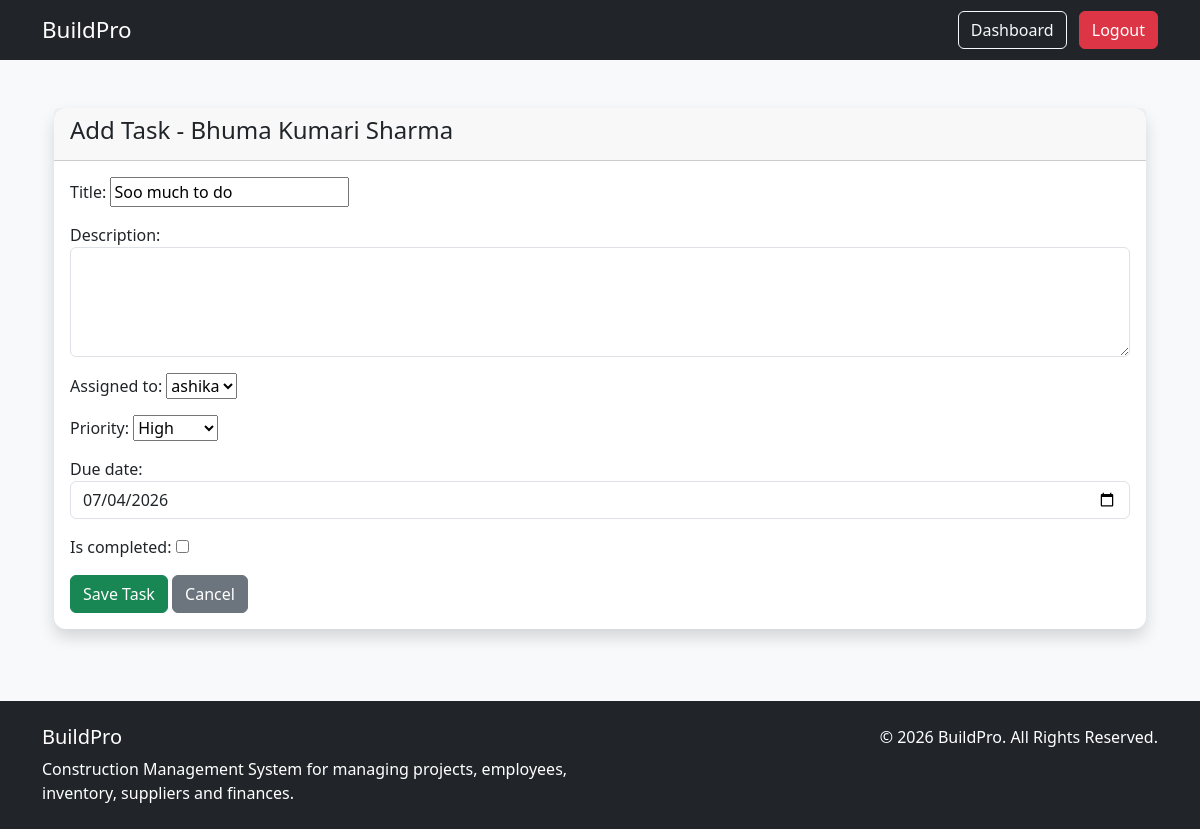
The app's page /projects/3/tasks/2/update/ (signed in) with its own data.
### projects/models.py (models this page shows, shortened)
class Project(models.Model):
    STATUS_CHOICES = [
        ('PLANNING', 'Planning'),
        ('IN_PROGRESS', 'In Progress'),
        ('ON_HOLD', 'On Hold'),
        ('COMPLETED', 'Completed'),
    ]
    name = models.CharField(max_length=200)
    description = models.TextField(blank=True)
    location = models.CharField(max_length=255)
    manager = models.ForeignKey(User, on_delete=models.SET_NULL, null=True, related_name='managed_projects')
    status = models.CharField(max_length=20, choices=STATUS_CHOICES, default='PLANNING')
    start_date = models.DateField()
    end_date = models.DateField(null=True, blank=True)
    created_at = models.DateTimeField(auto_now_add=True)
    created_by = models.ForeignKey(User, on_delete=models.SET_NULL, null=True, related_name='created_projects')
    project_code = models.CharField(max_length=20,unique=True,default="Pending Code")
    client = models.CharField(max_length=200, null=True, blank=True,default="Pending Client")
    budget = models.DecimalField(max_digits=12, decimal_places=2, default=0)
    updated_at = models.DateTimeField(auto_now=True)

class Task(models.Model):
    PRIORITY_CHOICES = [
        ("LOW", "Low"),
        ("MEDIUM", "Medium"),
        ("HIGH", "High"),
    ]
    project = models.ForeignKey(Project,on_delete=models.CASCADE,related_name="tasks")
    title = models.CharField(max_length=200,)
    description = models.TextField(blank=True)
    assigned_to = models.ForeignKey(User,on_delete=models.SET_NULL,null=True,blank=True)
    priority = models.CharField(max_length=10,choices=PRIORITY_CHOICES,default="MEDIUM")
    is_completed = models.BooleanField(default=False)
    due_date = models.DateField()
    created_at = models.DateTimeField(auto_now_add=True)
    updated_at = models.DateTimeField(auto_now=True)

### projects/views.py (the view)
# urls.py: path("projects/<int:project_id>/tasks/<int:pk>/update/",views.task_update,name="task_update",),
@login_required
def task_update(request, project_id, pk):
    project = get_object_or_404(Project, pk=project_id)
    task = get_object_or_404(Task,pk=pk,project=project,)
    if request.method == "POST":
        form = TaskForm(request.POST, instance=task)
        if form.is_valid():
            form.save()
            messages.success(request, "Task updated successfully!")
            return redirect("task_detail",project_id=project.id, pk=task.id,)
    else:
        form = TaskForm(instance=task)
    return render( request,"Task/task_form.html",{"form": form,"project": project,"task": task,},)

### projects/forms.py
class TaskForm(forms.ModelForm):
    class Meta:
        model = Task
        fields = [
            "title",
            "description",
            "assigned_to",
            "priority",
            "due_date",
            "is_completed",
        ]
        widgets = {
            "description": forms.Textarea(attrs={
                "class": "form-control",
                "rows": 4,
            }),
            "due_date": forms.DateInput(attrs={
                "type": "date",
                "class": "form-control",
            }),
        }

### projects/templates/Task/task_form.html (shortened to what this page needs)
{% extends "base.html" %}
{% block content %}
<div class="container mt-4">
    <div class="card shadow">
        <div class="card-header">
            <h4>Add Task - {{ project.name }}</h4>
        </div>
        <div class="card-body">
            <form method="POST">
                {{ form.as_p }}
                <button type="submit" class="btn btn-success">
                    Save Task
                </button>
                <a href="{% url 'task_list' project.id %}"
                   class="btn btn-secondary">
                    Cancel
                </a>
            </form>
        </div>
    </div>
</div>
{% endblock %}

### static/css/styles.css (style rules this page uses)
body { font-family: "Segoe UI", sans-serif; }
.card { border:none; border-radius:12px; }

### records on screen
Project: name "Bhuma Kumari Sharma"
Task: title "Soo much to do", assigned_to "ashika", priority "High", due_date "07/04/2026"
